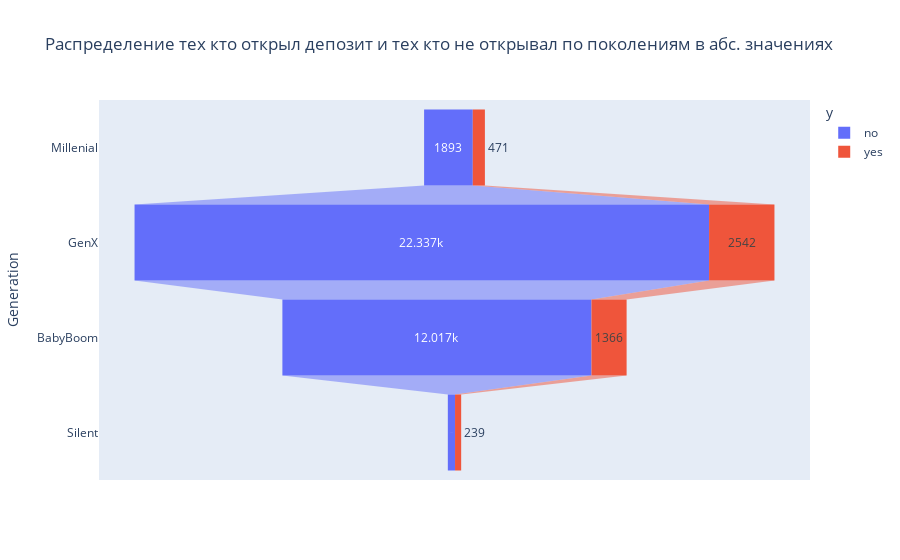

This figure's notebook cell:
### Markdown cell above
**Вывод** 

Большинство вкладов было открыто людьми из поколения X (Поколение Х (икс) 1967 - 1984). То есть люди в возрасте от 26 до 42 лет. На втором месте БейбиБумеры (Поколение бэби-бумеров 	1944 – 1967) то есть, люди старшего возраста.

### Code cell
fig = px.funnel(ct_gg.stack().reset_index(), x=0, y='Generation', color='y', title = "Распределение тех кто открыл депозит и тех кто не открывал по поколениям в абс. значениях")
fig.show()

### Figure 1 — Plotly figure (JSON) as saved in the notebook; plotly's stock layout.template omitted (floating-point values rounded to 4 significant figures)
{"data": [{"hovertemplate": "y=no<br>0=%{x}<br>Generation=%{y}<extra></extra>", "legendgroup": "no", "marker": {"color": "#636efa"}, "name": "no", "orientation": "h", "showlegend": true, "type": "funnel", "x": [1893, 22337, 12017, 280], "xaxis": "x", "y": ["Millenial", "GenX", "BabyBoom", "Silent"], "yaxis": "y"}, {"hovertemplate": "y=yes<br>0=%{x}<br>Generation=%{y}<extra></extra>", "legendgroup": "yes", "marker": {"color": "#EF553B"}, "name": "yes", "orientation": "h", "showlegend": true, "type": "funnel", "x": [471, 2542, 1366, 239], "xaxis": "x", "y": ["Millenial", "GenX", "BabyBoom", "Silent"], "yaxis": "y"}], "layout": {"legend": {"title": {"text": "y"}, "tracegroupgap": 0}, "title": {"text": "Распределение тех кто открыл депозит и тех кто не открывал по поколениям в абс. значениях"}, "xaxis": {"anchor": "y", "domain": [0, 1], "title": {"text": "0"}}, "yaxis": {"anchor": "x", "domain": [0, 1], "title": {"text": "Generation"}}}}
